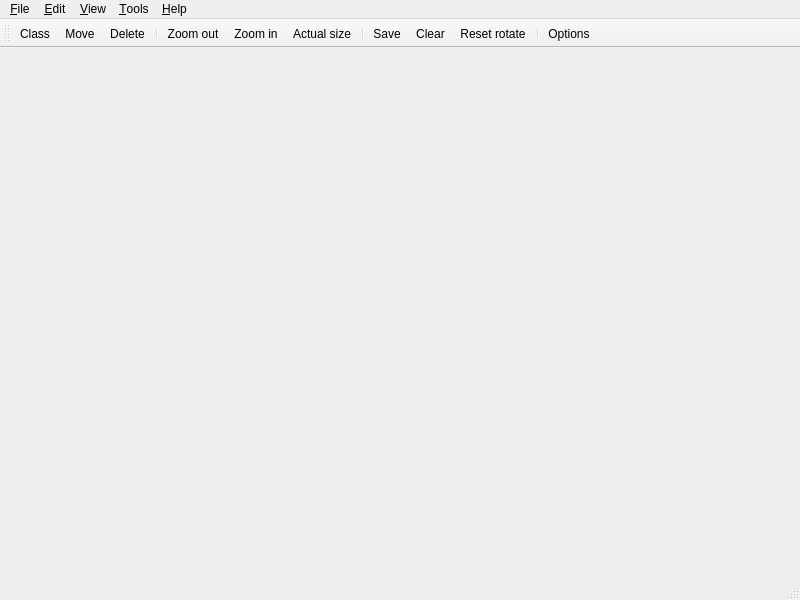
<?xml version="1.0" encoding="UTF-8"?>
<ui version="4.0">
 <class>MainWindow</class>
 <widget class="QMainWindow" name="MainWindow">
  <property name="geometry">
   <rect>
    <x>0</x>
    <y>0</y>
    <width>800</width>
    <height>600</height>
   </rect>
  </property>
  <property name="windowTitle">
   <string>Software Architect</string>
  </property>
  <property name="unifiedTitleAndToolBarOnMac">
   <bool>false</bool>
  </property>
  <widget class="QWidget" name="centralwidget"/>
  <widget class="QMenuBar" name="menubar">
   <property name="geometry">
    <rect>
     <x>0</x>
     <y>0</y>
     <width>800</width>
     <height>23</height>
    </rect>
   </property>
   <widget class="QMenu" name="menuFile">
    <property name="title">
     <string>&amp;File</string>
    </property>
   </widget>
   <widget class="QMenu" name="menuEdit">
    <property name="title">
     <string>&amp;Edit</string>
    </property>
   </widget>
   <widget class="QMenu" name="menuView">
    <property name="title">
     <string>&amp;View</string>
    </property>
   </widget>
   <widget class="QMenu" name="menuTools">
    <property name="title">
     <string>&amp;Tools</string>
    </property>
   </widget>
   <widget class="QMenu" name="menuHelp">
    <property name="title">
     <string>&amp;Help</string>
    </property>
   </widget>
   <addaction name="menuFile"/>
   <addaction name="menuEdit"/>
   <addaction name="menuView"/>
   <addaction name="menuTools"/>
   <addaction name="menuHelp"/>
  </widget>
  <widget class="QStatusBar" name="statusbar"/>
  <widget class="QToolBar" name="toolBar">
   <property name="windowTitle">
    <string>toolBar</string>
   </property>
   <property name="orientation">
    <enum>Qt::Horizontal</enum>
   </property>
   <attribute name="toolBarArea">
    <enum>TopToolBarArea</enum>
   </attribute>
   <attribute name="toolBarBreak">
    <bool>false</bool>
   </attribute>
   <addaction name="actionClass"/>
   <addaction name="actionMove"/>
   <addaction name="actionDelete"/>
   <addaction name="separator"/>
   <addaction name="actionScalePlus"/>
   <addaction name="actionScaleMinus"/>
   <addaction name="actionScaleReset"/>
   <addaction name="separator"/>
   <addaction name="actionSaveFile"/>
   <addaction name="actionClear"/>
   <addaction name="actionResetRotate"/>
   <addaction name="separator"/>
   <addaction name="actionEditOptions"/>
  </widget>
  <action name="actionDelete">
   <property name="checkable">
    <bool>true</bool>
   </property>
   <property name="icon">
    <iconset resource="sw_architect.qrc">
     <normaloff>:/images/trash.svg</normaloff>:/images/trash.svg</iconset>
   </property>
   <property name="text">
    <string>Delete</string>
   </property>
   <property name="toolTip">
    <string>Delete Class/Relation</string>
   </property>
   <property name="menuRole">
    <enum>QAction::TextHeuristicRole</enum>
   </property>
  </action>
  <action name="actionClass">
   <property name="checkable">
    <bool>true</bool>
   </property>
   <property name="icon">
    <iconset resource="sw_architect.qrc">
     <normaloff>:/images/squaresplus.svg</normaloff>:/images/squaresplus.svg</iconset>
   </property>
   <property name="text">
    <string>Class</string>
   </property>
   <property name="toolTip">
    <string>add Class</string>
   </property>
  </action>
  <action name="actionMove">
   <property name="checkable">
    <bool>true</bool>
   </property>
   <property name="icon">
    <iconset resource="sw_architect.qrc">
     <normaloff>:/images/arrows-pointing-out.svg</normaloff>:/images/arrows-pointing-out.svg</iconset>
   </property>
   <property name="text">
    <string>Move</string>
   </property>
   <property name="toolTip">
    <string>Move Class</string>
   </property>
   <property name="menuRole">
    <enum>QAction::TextHeuristicRole</enum>
   </property>
  </action>
  <action name="actionScalePlus">
   <property name="icon">
    <iconset resource="sw_architect.qrc">
     <normaloff>:/images/magnifying-glass-plus.svg</normaloff>:/images/magnifying-glass-plus.svg</iconset>
   </property>
   <property name="text">
    <string>Zoom out</string>
   </property>
   <property name="toolTip">
    <string>Zoom out</string>
   </property>
   <property name="menuRole">
    <enum>QAction::NoRole</enum>
   </property>
  </action>
  <action name="actionScaleMinus">
   <property name="icon">
    <iconset resource="sw_architect.qrc">
     <normaloff>:/images/magnifying-glass-minus.svg</normaloff>:/images/magnifying-glass-minus.svg</iconset>
   </property>
   <property name="text">
    <string>Zoom in</string>
   </property>
   <property name="toolTip">
    <string>Zoom in</string>
   </property>
   <property name="menuRole">
    <enum>QAction::NoRole</enum>
   </property>
  </action>
  <action name="actionScaleReset">
   <property name="icon">
    <iconset resource="sw_architect.qrc">
     <normaloff>:/images/magnifying-glass.svg</normaloff>:/images/magnifying-glass.svg</iconset>
   </property>
   <property name="text">
    <string>Actual size</string>
   </property>
   <property name="toolTip">
    <string>Actual size</string>
   </property>
   <property name="menuRole">
    <enum>QAction::NoRole</enum>
   </property>
  </action>
  <action name="actionResetRotate">
   <property name="icon">
    <iconset resource="sw_architect.qrc">
     <normaloff>:/images/arrow-path.svg</normaloff>:/images/arrow-path.svg</iconset>
   </property>
   <property name="text">
    <string>Reset rotate</string>
   </property>
   <property name="toolTip">
    <string>Reset rotate</string>
   </property>
   <property name="menuRole">
    <enum>QAction::NoRole</enum>
   </property>
  </action>
  <action name="actionEditOptions">
   <property name="icon">
    <iconset resource="sw_architect.qrc">
     <normaloff>:/images/cog-6-tooth.svg</normaloff>:/images/cog-6-tooth.svg</iconset>
   </property>
   <property name="text">
    <string>Options</string>
   </property>
   <property name="toolTip">
    <string>Options</string>
   </property>
   <property name="menuRole">
    <enum>QAction::NoRole</enum>
   </property>
  </action>
  <action name="actionClear">
   <property name="icon">
    <iconset resource="sw_architect.qrc">
     <normaloff>:/images/document.svg</normaloff>:/images/document.svg</iconset>
   </property>
   <property name="text">
    <string>Clear</string>
   </property>
   <property name="menuRole">
    <enum>QAction::NoRole</enum>
   </property>
  </action>
  <action name="actionSaveFile">
   <property name="icon">
    <iconset resource="sw_architect.qrc">
     <normaloff>:/images/arrow-down-tray-24x24.svg</normaloff>:/images/arrow-down-tray-24x24.svg</iconset>
   </property>
   <property name="text">
    <string>Save</string>
   </property>
   <property name="toolTip">
    <string>Save</string>
   </property>
   <property name="menuRole">
    <enum>QAction::NoRole</enum>
   </property>
  </action>
  <action name="actionSelectGroup">
   <property name="icon">
    <iconset resource="sw_architect.qrc">
     <normaloff>:/images/rectangle-group.svg</normaloff>:/images/rectangle-group.svg</iconset>
   </property>
   <property name="text">
    <string>Select group</string>
   </property>
   <property name="toolTip">
    <string>Select group</string>
   </property>
   <property name="menuRole">
    <enum>QAction::NoRole</enum>
   </property>
  </action>
 </widget>
 <resources>
  <include location="sw_architect.qrc"/>
 </resources>
 <connections/>
</ui>
